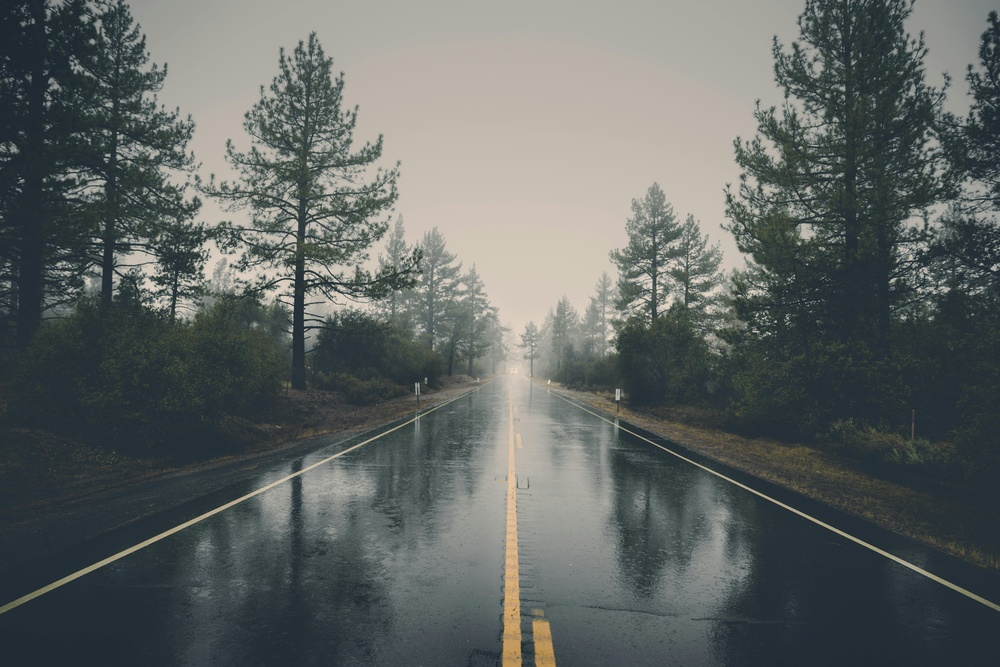
#> input picture data/raw/road.jpg, 1000 x 667 px, shrunk from 7718 x 5148 before the run, found by its file name
$ python canny_edges.py
#> lines starting #> are read from the running program, lines starting #| are printed output that depends on the picture
import cv2
import matplotlib.pyplot as plt

image = cv2.imread("data/raw/road.jpg")
#> image is the input picture: shape (667, 1000, 3); mean B, G, R 99.6, 101.6, 96.2
gray = cv2.cvtColor(image, cv2.COLOR_BGR2GRAY)
blur = cv2.GaussianBlur(gray, (5,5), 0)

edges = cv2.Canny(blur, 50, 150)
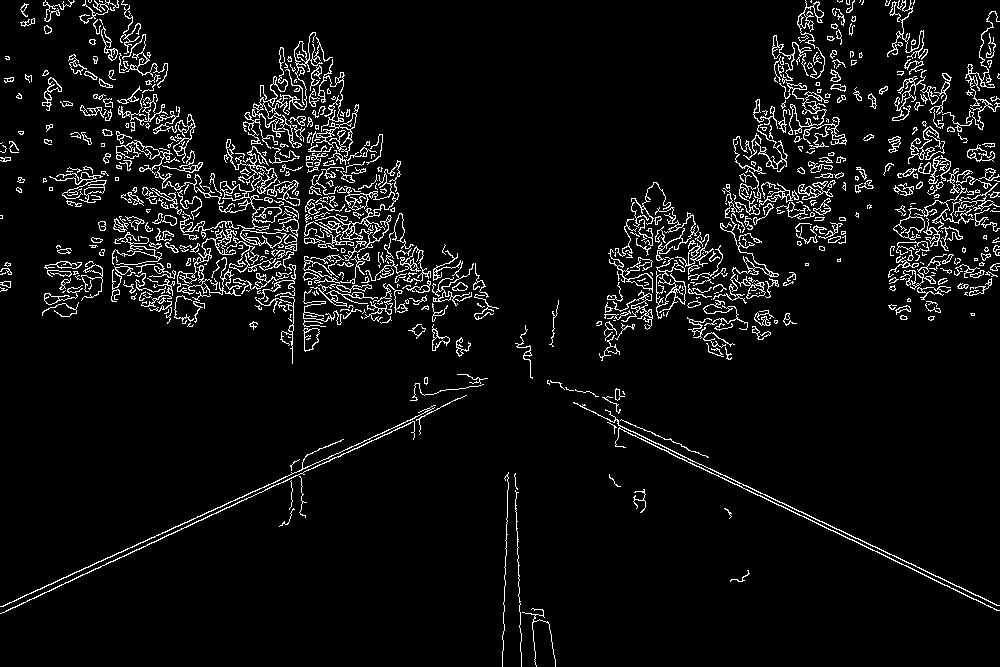
#> edges: shape (667, 1000); 5.9% white in thin lines or dots

plt.figure(figsize=(8,4))
plt.subplot(1,2,1)
plt.title("Grayscale")
plt.imshow(gray, cmap="gray")
plt.axis("off")

plt.subplot(1,2,2)
plt.title("Canny Edges")
plt.imshow(edges, cmap="gray")
plt.axis("off")

plt.show()
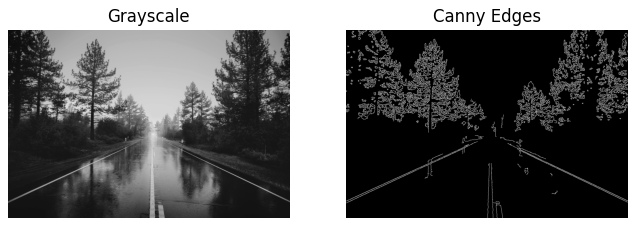
#> figure drawn by matplotlib, 2 panels

$ run again, with data/raw/2.jpg copied over data/raw/road.jpg
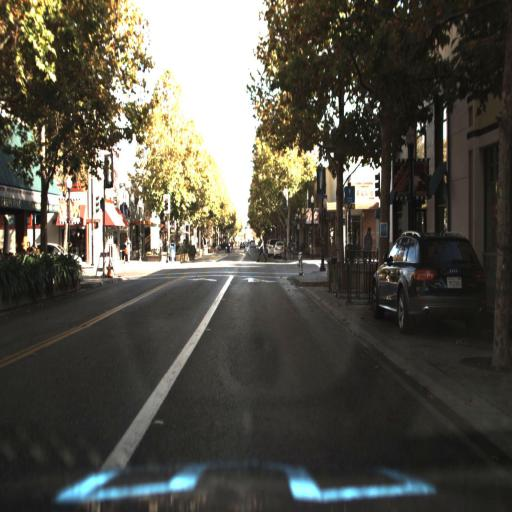
#> input picture data/raw/2.jpg, 512 x 512 px, found by its file name
#> image is the input picture: shape (512, 512, 3); mean B, G, R 73.2, 82.7, 84.9
#> `edges = cv2.Canny(blur, 50, 150)`:
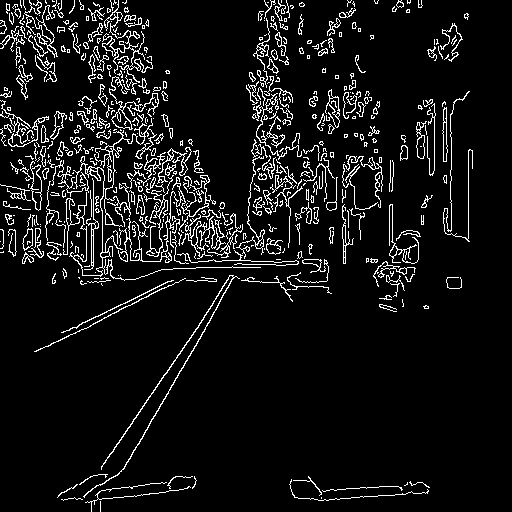
#> edges: shape (512, 512); 7.7% white in thin lines or dots
#> `plt.show()`:
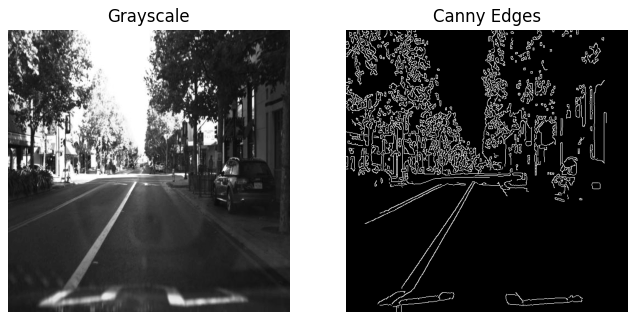
#> figure drawn by matplotlib, 2 panels
